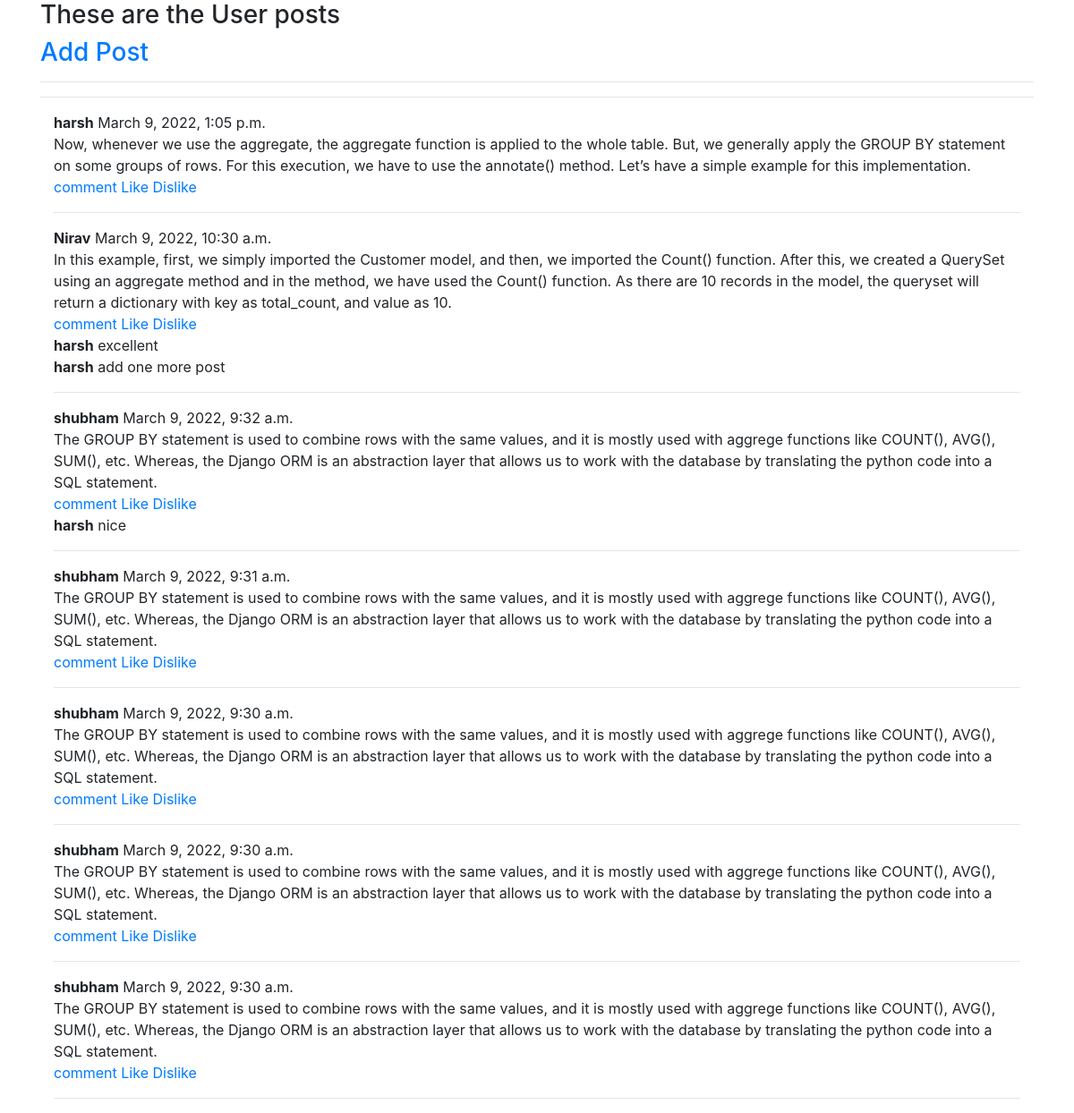
The app's page /post, older data.
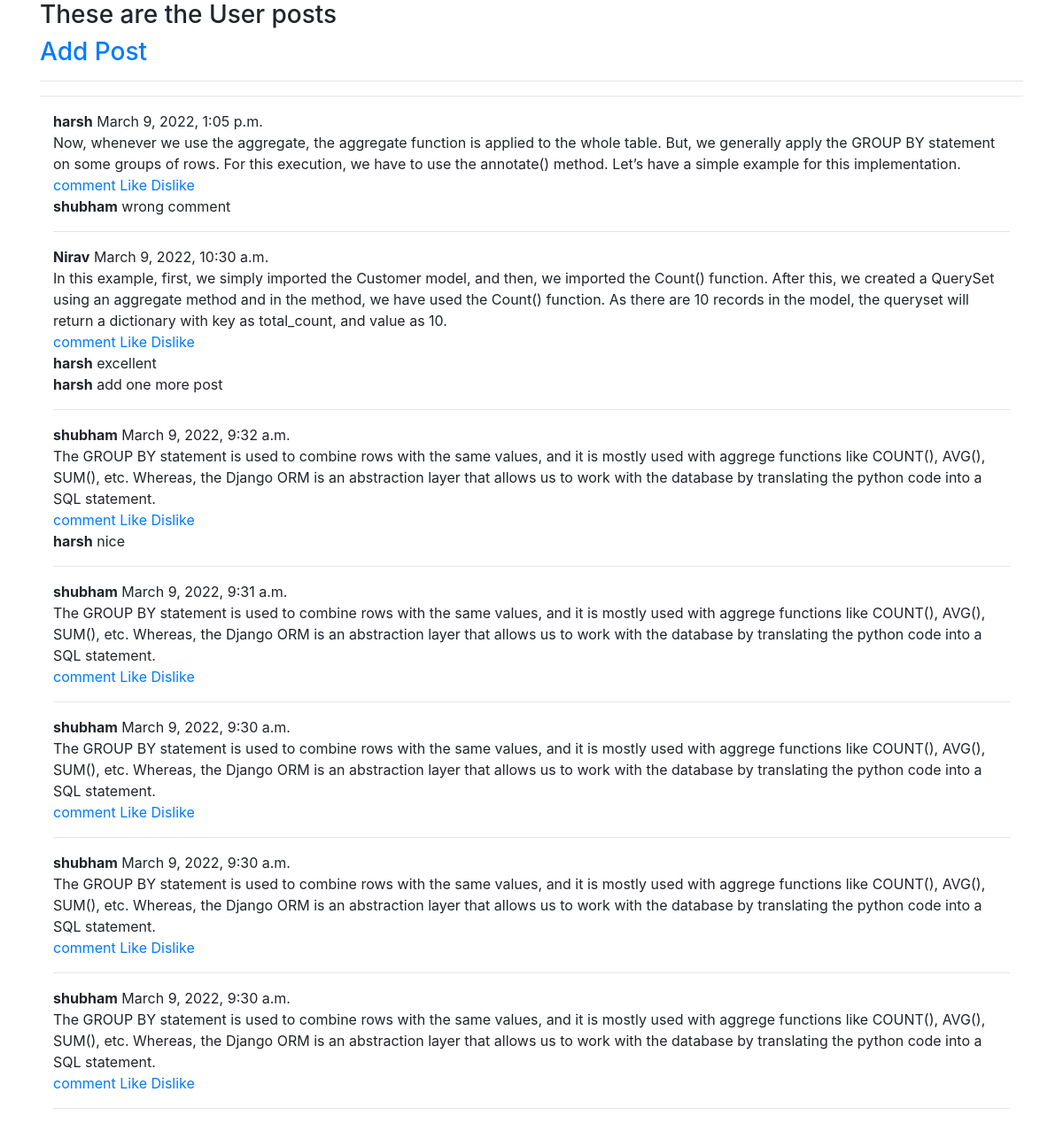
The same page, newer data.
### post/models.py (models this page shows)
class Post(models.Model):
    user=models.ForeignKey(User,on_delete=models.CASCADE)
    last_update=models.DateTimeField(auto_now_add=True,null=True)
    description=models.TextField()

class Comments(models.Model):
    user=models.ForeignKey(User,on_delete=models.CASCADE)
    post=models.ForeignKey(Post,on_delete=models.CASCADE)
    comment=models.TextField()

### post/views.py (the view)
# urls.py: path('post',views.post,name='post'),
def post(request):
    if request.method=="POST":
        user_id=request.user.id
        description=request.POST['txtArea']
        data_store=Post(user_id=user_id,description=description)
        data_store.save()
        return redirect('/post')
    else:
        all_posts=Post.objects.values('id','user__username','last_update','description','user_id').order_by('-id')
        print(all_posts)
        comments=Comments.objects.values('id','post_id','comment','user__username')
        return render(request,"post/post.html",{'all_posts':all_posts,'comments':comments})

### post/templates/post/post.html (shortened to what this page needs)
<!DOCTYPE html>
<html>
<head>
    <link rel="stylesheet" href="https://maxdn.bootstrapcdn.com/bootstrap/4.5.2/css/bootstrap.min.css">
</head>
<body>
    <div class="container">
        <form method="POST" action="/pass_comment">
            <h3>These are the User posts</h3><h3><a href="/add_post">Add Post</a></h3>
            <hr> <hr>
            <div class="container">
            {% for user_post in all_posts %}
            <b>{{user_post.user__username}}</b>
            <td name="user_post.last_update">{{user_post.last_update}}<br></td>
            <td>{{user_post.description}}<br></td>
             <a href="/pass_comment/{{user_post.id}}">comment</a>
            <a href="/likes/{{user_post.id}}">Like</a>
            <a href="/dislike/{{user_post.id}}">Dislike</a>
            <br>
             {% for comment in comments %}
             {% if user_post.id == comment.post_id %}
             <b>{{comment.user__username}}</b>
             {{comment.comment}}
             <br>
             {% endif%}
             {% endfor %}
            <hr>
            {% endfor %}
        </form>
    </div>
</body>
</html>

Row changes from the older to the newer data that the page shows:
added Comments: user__username "shubham", comment "wrong comment", shown under Post "March 9, 2022, 1:05 p.m."
